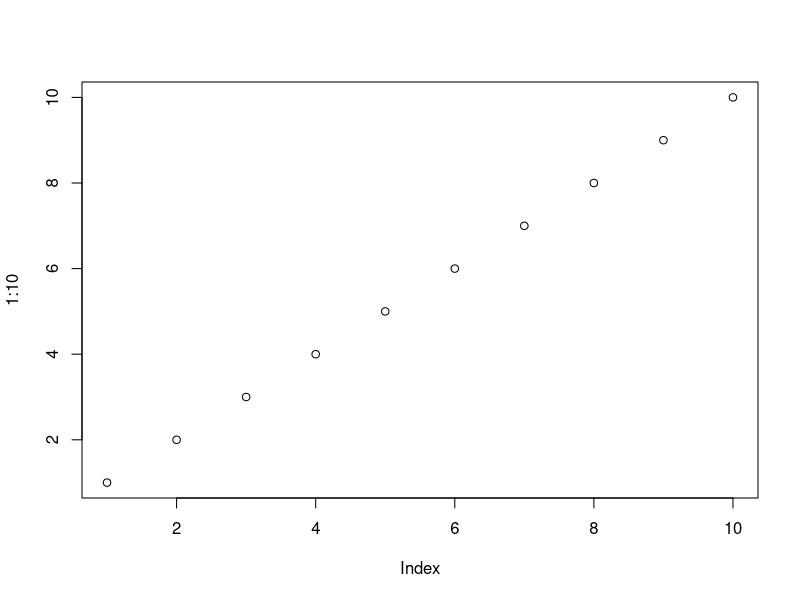
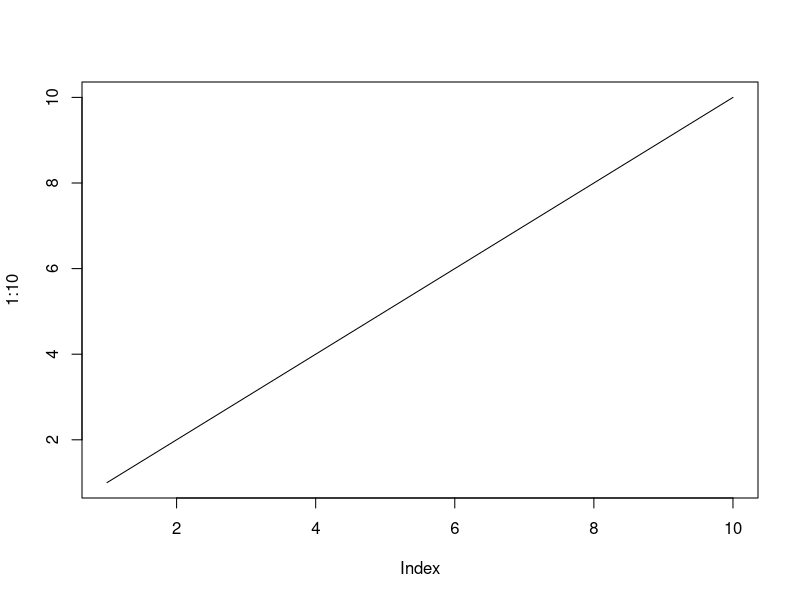
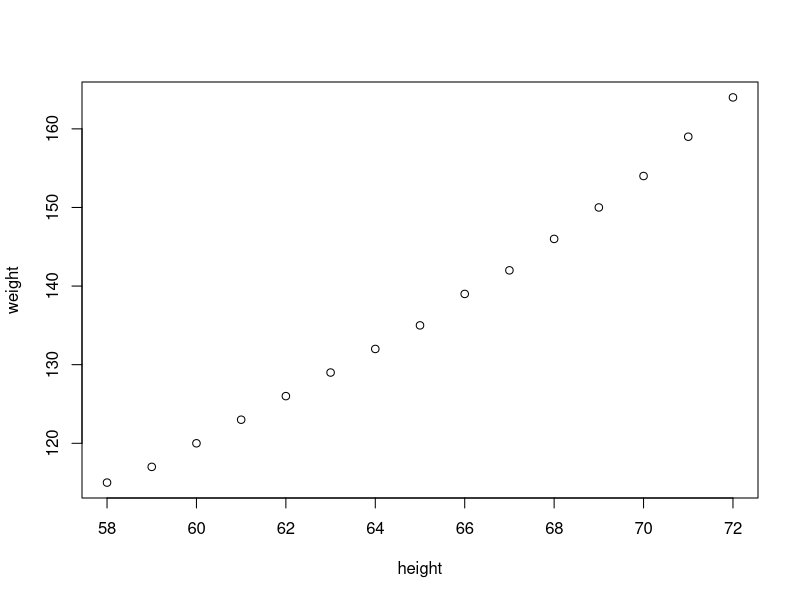
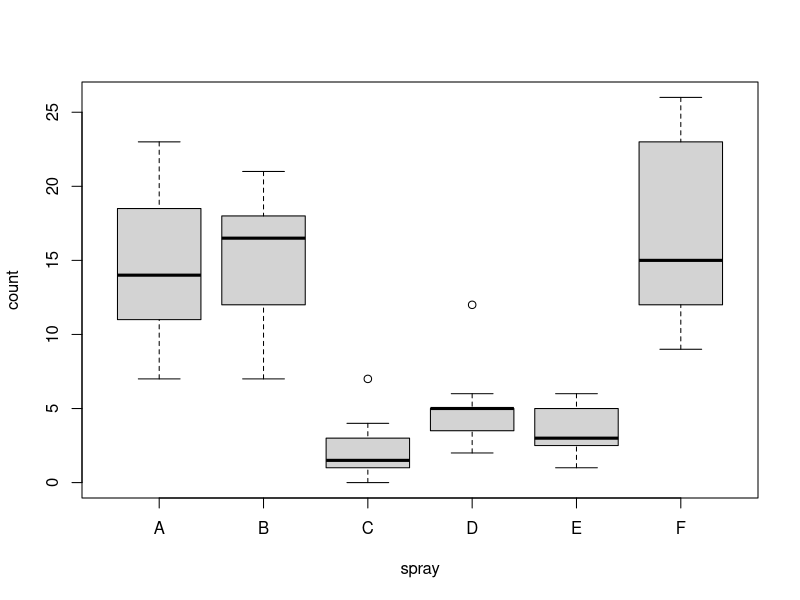
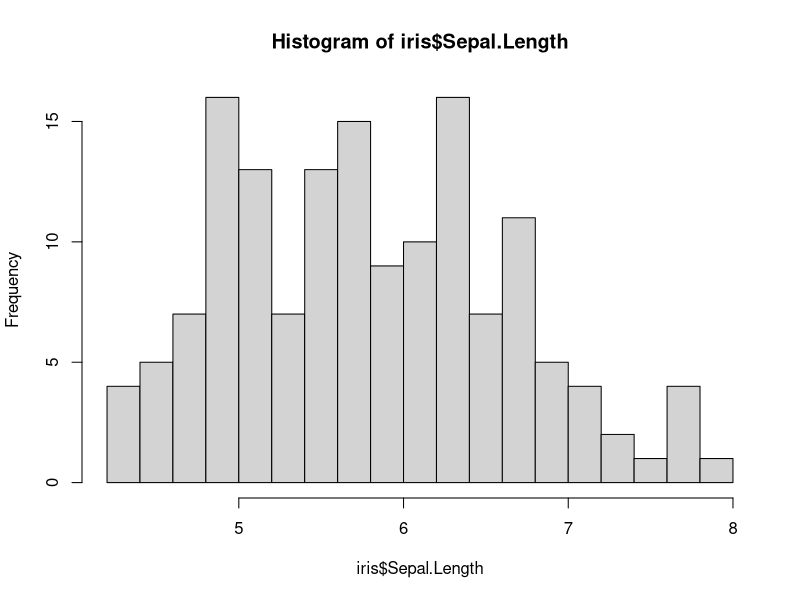

Write R code to recreate these figures, in order.
## ---- chunk 1
str(iris)
## ---- chunk 2
summary(iris)
## ---- chunk 3
mean(iris$Sepal.Length)
# or 
# number of rows
nrow(iris)
colnames(iris)
## ---- chunk 4
# first row (before comma)
iris[1,]

# row 2, 6 and 3 and column 1 and 2
iris[c(2,6,3),1:2]
## ---- chunk 5
iris[iris$Species == "versicolor" & iris$Sepal.Length > 6.5, ]
## ---- chunk 6
# scatter plot
plot(1:10)
## ---- chunk 7

# line plot
plot(1:10, type = "l")
## ---- chunk 8
plot(weight ~ height, data=women)
## ---- chunk 9
plot(count ~ spray, data=InsectSprays)
## ---- chunk 10
hist(iris$Sepal.Length, breaks=20)
## ---- chunk 11
class(iris$Species)

# categories
levels(iris$Species)

# retrieve indices
as.integer(iris$Species)
## ---- chunk 12
table(iris$Species)
## ---- chunk 13
iris$Sepal.Length.Class = cut(iris$Sepal.Length, breaks = 4:8)
table(iris$Species, iris$Sepal.Length.Class)
## ---- chunk 14
x <- c(3, 4, 6, NA, 3, NA)

is.na(x)

which(is.na(x))
## ---- chunk 15
na.omit(x)

# is the same as
x[!is.na(x)]

## ---- chunk 16
sum(x)

sum(x, na.rm = TRUE)
